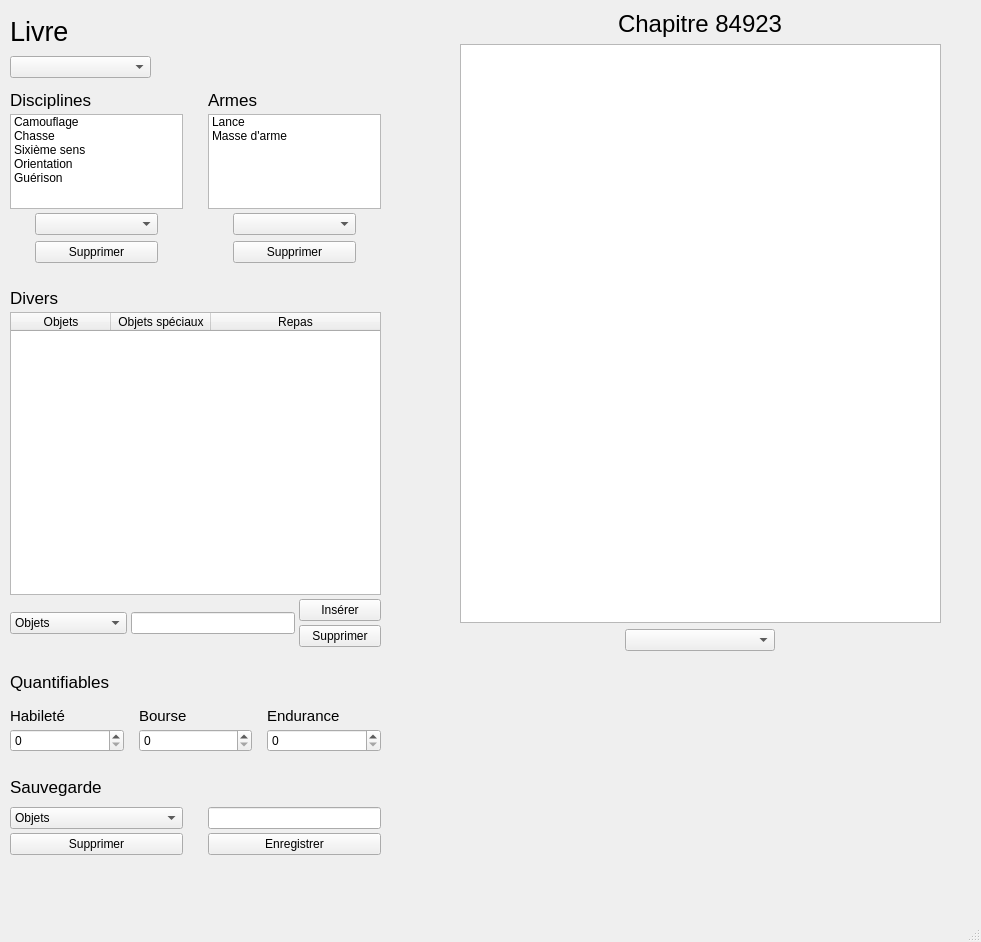
<?xml version="1.0" encoding="UTF-8"?>
<ui version="4.0">
 <class>MainWindow</class>
 <widget class="QMainWindow" name="MainWindow">
  <property name="geometry">
   <rect>
    <x>0</x>
    <y>0</y>
    <width>981</width>
    <height>942</height>
   </rect>
  </property>
  <property name="windowTitle">
   <string>MainWindow</string>
  </property>
  <widget class="QWidget" name="centralwidget">
   <property name="enabled">
    <bool>true</bool>
   </property>
   <widget class="QWidget" name="verticalLayoutWidget">
    <property name="geometry">
     <rect>
      <x>10</x>
      <y>10</y>
      <width>141</width>
      <height>68</height>
     </rect>
    </property>
    <layout class="QVBoxLayout" name="book">
     <property name="spacing">
      <number>4</number>
     </property>
     <item>
      <widget class="QLabel" name="book_label">
       <property name="font">
        <font>
         <pointsize>20</pointsize>
        </font>
       </property>
       <property name="text">
        <string>Livre</string>
       </property>
       <property name="margin">
        <number>0</number>
       </property>
      </widget>
     </item>
     <item>
      <widget class="QComboBox" name="books_dropdown"/>
     </item>
    </layout>
   </widget>
   <widget class="QWidget" name="verticalLayoutWidget_2">
    <property name="geometry">
     <rect>
      <x>460</x>
      <y>10</y>
      <width>481</width>
      <height>641</height>
     </rect>
    </property>
    <layout class="QVBoxLayout" name="chapter">
     <property name="sizeConstraint">
      <enum>QLayout::SetDefaultConstraint</enum>
     </property>
     <property name="bottomMargin">
      <number>0</number>
     </property>
     <item alignment="Qt::AlignHCenter">
      <widget class="QLabel" name="chapter_label">
       <property name="font">
        <font>
         <pointsize>18</pointsize>
         <italic>false</italic>
         <bold>false</bold>
        </font>
       </property>
       <property name="focusPolicy">
        <enum>Qt::NoFocus</enum>
       </property>
       <property name="text">
        <string>Chapitre 84923</string>
       </property>
      </widget>
     </item>
     <item>
      <widget class="QTextEdit" name="chapter_text">
       <property name="readOnly">
        <bool>true</bool>
       </property>
      </widget>
     </item>
     <item alignment="Qt::AlignHCenter|Qt::AlignVCenter">
      <widget class="QComboBox" name="chapter_dropdown">
       <property name="minimumSize">
        <size>
         <width>150</width>
         <height>0</height>
        </size>
       </property>
       <property name="maximumSize">
        <size>
         <width>100</width>
         <height>16777215</height>
        </size>
       </property>
       <property name="editable">
        <bool>false</bool>
       </property>
       <property name="currentText">
        <string/>
       </property>
       <property name="placeholderText">
        <string>Aller vers un chapitre</string>
       </property>
      </widget>
     </item>
    </layout>
   </widget>
   <widget class="QWidget" name="verticalLayoutWidget_5">
    <property name="geometry">
     <rect>
      <x>10</x>
      <y>90</y>
      <width>371</width>
      <height>765</height>
     </rect>
    </property>
    <layout class="QVBoxLayout" name="fiche_aventure">
     <property name="spacing">
      <number>25</number>
     </property>
     <item>
      <layout class="QHBoxLayout" name="disciplines_armes">
       <item>
        <layout class="QVBoxLayout" name="disciplines">
         <property name="spacing">
          <number>4</number>
         </property>
         <property name="bottomMargin">
          <number>0</number>
         </property>
         <item>
          <widget class="QLabel" name="disciplines_label">
           <property name="sizePolicy">
            <sizepolicy hsizetype="Preferred" vsizetype="Fixed">
             <horstretch>0</horstretch>
             <verstretch>0</verstretch>
            </sizepolicy>
           </property>
           <property name="font">
            <font>
             <pointsize>13</pointsize>
             <bold>false</bold>
            </font>
           </property>
           <property name="text">
            <string>Disciplines</string>
           </property>
          </widget>
         </item>
         <item>
          <widget class="QListWidget" name="disciplines_list">
           <property name="sizePolicy">
            <sizepolicy hsizetype="Expanding" vsizetype="Expanding">
             <horstretch>0</horstretch>
             <verstretch>0</verstretch>
            </sizepolicy>
           </property>
           <property name="maximumSize">
            <size>
             <width>16777215</width>
             <height>95</height>
            </size>
           </property>
           <item>
            <property name="text">
             <string>Camouflage</string>
            </property>
           </item>
           <item>
            <property name="text">
             <string>Chasse</string>
            </property>
           </item>
           <item>
            <property name="text">
             <string>Sixième sens</string>
            </property>
           </item>
           <item>
            <property name="text">
             <string>Orientation</string>
            </property>
           </item>
           <item>
            <property name="text">
             <string>Guérison</string>
            </property>
           </item>
          </widget>
         </item>
         <item>
          <layout class="QVBoxLayout" name="disciplines_actions" stretch="0,0">
           <property name="spacing">
            <number>6</number>
           </property>
           <property name="leftMargin">
            <number>25</number>
           </property>
           <property name="rightMargin">
            <number>25</number>
           </property>
           <item>
            <widget class="QComboBox" name="disciplines_dropdown">
             <property name="editable">
              <bool>false</bool>
             </property>
             <property name="currentText">
              <string/>
             </property>
             <property name="placeholderText">
              <string>Ajouter</string>
             </property>
            </widget>
           </item>
           <item>
            <widget class="QPushButton" name="disciplines_suppr_btn">
             <property name="text">
              <string>Supprimer</string>
             </property>
            </widget>
           </item>
          </layout>
         </item>
        </layout>
       </item>
       <item>
        <layout class="QVBoxLayout" name="armes">
         <property name="spacing">
          <number>4</number>
         </property>
         <item>
          <widget class="QLabel" name="armes_label">
           <property name="sizePolicy">
            <sizepolicy hsizetype="Preferred" vsizetype="Fixed">
             <horstretch>0</horstretch>
             <verstretch>0</verstretch>
            </sizepolicy>
           </property>
           <property name="font">
            <font>
             <pointsize>13</pointsize>
             <bold>false</bold>
            </font>
           </property>
           <property name="text">
            <string>Armes</string>
           </property>
          </widget>
         </item>
         <item>
          <widget class="QListWidget" name="armes_list">
           <property name="enabled">
            <bool>true</bool>
           </property>
           <property name="sizePolicy">
            <sizepolicy hsizetype="Expanding" vsizetype="Expanding">
             <horstretch>0</horstretch>
             <verstretch>0</verstretch>
            </sizepolicy>
           </property>
           <property name="maximumSize">
            <size>
             <width>30012</width>
             <height>95</height>
            </size>
           </property>
           <item>
            <property name="text">
             <string>Lance</string>
            </property>
           </item>
           <item>
            <property name="text">
             <string>Masse d'arme</string>
            </property>
           </item>
          </widget>
         </item>
         <item>
          <layout class="QVBoxLayout" name="armes_actions" stretch="0,0">
           <property name="spacing">
            <number>6</number>
           </property>
           <property name="leftMargin">
            <number>25</number>
           </property>
           <property name="rightMargin">
            <number>25</number>
           </property>
           <item>
            <widget class="QComboBox" name="armes_dropdown">
             <property name="editable">
              <bool>false</bool>
             </property>
             <property name="currentText">
              <string/>
             </property>
             <property name="placeholderText">
              <string comment="Ajouter" extracomment="Ajouter">Ajouter</string>
             </property>
            </widget>
           </item>
           <item>
            <widget class="QPushButton" name="armes_suppr_btn">
             <property name="text">
              <string>Supprimer</string>
             </property>
            </widget>
           </item>
          </layout>
         </item>
        </layout>
       </item>
      </layout>
     </item>
     <item>
      <layout class="QVBoxLayout" name="divers">
       <property name="spacing">
        <number>4</number>
       </property>
       <property name="bottomMargin">
        <number>0</number>
       </property>
       <item>
        <widget class="QLabel" name="divers_label">
         <property name="font">
          <font>
           <pointsize>13</pointsize>
           <bold>false</bold>
          </font>
         </property>
         <property name="text">
          <string>Divers</string>
         </property>
        </widget>
       </item>
       <item>
        <widget class="QTableWidget" name="divers_table">
         <property name="maximumSize">
          <size>
           <width>452</width>
           <height>16777215</height>
          </size>
         </property>
         <property name="sortingEnabled">
          <bool>false</bool>
         </property>
         <attribute name="horizontalHeaderVisible">
          <bool>true</bool>
         </attribute>
         <attribute name="horizontalHeaderCascadingSectionResizes">
          <bool>false</bool>
         </attribute>
         <attribute name="horizontalHeaderMinimumSectionSize">
          <number>39</number>
         </attribute>
         <attribute name="horizontalHeaderDefaultSectionSize">
          <number>100</number>
         </attribute>
         <attribute name="horizontalHeaderHighlightSections">
          <bool>true</bool>
         </attribute>
         <attribute name="horizontalHeaderStretchLastSection">
          <bool>true</bool>
         </attribute>
         <attribute name="verticalHeaderStretchLastSection">
          <bool>false</bool>
         </attribute>
         <column>
          <property name="text">
           <string>Objets</string>
          </property>
         </column>
         <column>
          <property name="text">
           <string>Objets spéciaux</string>
          </property>
         </column>
         <column>
          <property name="text">
           <string>Repas</string>
          </property>
         </column>
        </widget>
       </item>
       <item>
        <layout class="QHBoxLayout" name="divers_actions" stretch="1,2,1">
         <item>
          <widget class="QComboBox" name="divers_combo">
           <item>
            <property name="text">
             <string>Objets</string>
            </property>
           </item>
           <item>
            <property name="text">
             <string>Objets spéciaux</string>
            </property>
           </item>
           <item>
            <property name="text">
             <string>Repas</string>
            </property>
           </item>
          </widget>
         </item>
         <item>
          <widget class="QLineEdit" name="divers_input"/>
         </item>
         <item>
          <layout class="QVBoxLayout" name="divers_btns">
           <item>
            <widget class="QPushButton" name="divers_insert_btn">
             <property name="text">
              <string>Insérer</string>
             </property>
            </widget>
           </item>
           <item>
            <widget class="QPushButton" name="divers_suppr_btn">
             <property name="text">
              <string>Supprimer</string>
             </property>
            </widget>
           </item>
          </layout>
         </item>
        </layout>
       </item>
      </layout>
     </item>
     <item>
      <layout class="QVBoxLayout" name="quantifiables" stretch="0,0">
       <property name="spacing">
        <number>15</number>
       </property>
       <item>
        <widget class="QLabel" name="quantifiables_label">
         <property name="font">
          <font>
           <pointsize>13</pointsize>
           <bold>false</bold>
          </font>
         </property>
         <property name="text">
          <string>Quantifiables</string>
         </property>
        </widget>
       </item>
       <item>
        <layout class="QHBoxLayout" name="compteurs">
         <item>
          <layout class="QVBoxLayout" name="habilete">
           <property name="spacing">
            <number>4</number>
           </property>
           <item>
            <widget class="QLabel" name="habilete_label">
             <property name="font">
              <font>
               <pointsize>11</pointsize>
               <bold>false</bold>
              </font>
             </property>
             <property name="text">
              <string>Habileté</string>
             </property>
            </widget>
           </item>
           <item>
            <widget class="QSpinBox" name="habilete_counter"/>
           </item>
          </layout>
         </item>
         <item>
          <layout class="QVBoxLayout" name="bourse">
           <property name="spacing">
            <number>4</number>
           </property>
           <item>
            <widget class="QLabel" name="bourse_label">
             <property name="font">
              <font>
               <pointsize>11</pointsize>
               <bold>false</bold>
              </font>
             </property>
             <property name="text">
              <string>Bourse</string>
             </property>
            </widget>
           </item>
           <item>
            <widget class="QSpinBox" name="bourse_counter"/>
           </item>
          </layout>
         </item>
         <item>
          <layout class="QVBoxLayout" name="endurance">
           <property name="spacing">
            <number>4</number>
           </property>
           <item>
            <widget class="QLabel" name="endurance_label">
             <property name="font">
              <font>
               <pointsize>11</pointsize>
               <bold>false</bold>
              </font>
             </property>
             <property name="text">
              <string>Endurance</string>
             </property>
            </widget>
           </item>
           <item>
            <widget class="QSpinBox" name="endurance_counter"/>
           </item>
          </layout>
         </item>
        </layout>
       </item>
      </layout>
     </item>
     <item>
      <layout class="QVBoxLayout" name="sauvegarde">
       <property name="spacing">
        <number>10</number>
       </property>
       <item>
        <widget class="QLabel" name="sauvegarde_label">
         <property name="font">
          <font>
           <pointsize>13</pointsize>
           <bold>false</bold>
          </font>
         </property>
         <property name="text">
          <string>Sauvegarde</string>
         </property>
        </widget>
       </item>
       <item>
        <layout class="QVBoxLayout" name="sauvegarde_new_actions">
         <property name="spacing">
          <number>4</number>
         </property>
         <item>
          <layout class="QHBoxLayout" name="sauvegarde_actions_middle" stretch="1,1">
           <property name="spacing">
            <number>25</number>
           </property>
           <item>
            <widget class="QComboBox" name="sauvegarde_dropdown">
             <item>
              <property name="text">
               <string>Objets</string>
              </property>
             </item>
             <item>
              <property name="text">
               <string>Objets spéciaux</string>
              </property>
             </item>
             <item>
              <property name="text">
               <string>Repas</string>
              </property>
             </item>
             <item>
              <property name="text">
               <string>Bourse</string>
              </property>
             </item>
            </widget>
           </item>
           <item>
            <widget class="QLineEdit" name="sauvegarde_field_input"/>
           </item>
          </layout>
         </item>
         <item>
          <layout class="QHBoxLayout" name="sauvegarde_actions_bottom" stretch="1,1">
           <property name="spacing">
            <number>25</number>
           </property>
           <item>
            <widget class="QPushButton" name="sauvegarde_suppr_btn">
             <property name="text">
              <string>Supprimer</string>
             </property>
            </widget>
           </item>
           <item>
            <widget class="QPushButton" name="sauvegarde_create_btn">
             <property name="text">
              <string>Enregistrer</string>
             </property>
            </widget>
           </item>
          </layout>
         </item>
        </layout>
       </item>
       <item>
        <layout class="QHBoxLayout" name="sauvegarde_actions" stretch="0,0">
         <item>
          <layout class="QVBoxLayout" name="sauvegarde_choix" stretch=""/>
         </item>
         <item>
          <layout class="QVBoxLayout" name="sauvegarde_field" stretch="">
           <property name="spacing">
            <number>6</number>
           </property>
          </layout>
         </item>
        </layout>
       </item>
      </layout>
     </item>
    </layout>
   </widget>
  </widget>
  <widget class="QMenuBar" name="menubar">
   <property name="geometry">
    <rect>
     <x>0</x>
     <y>0</y>
     <width>981</width>
     <height>21</height>
    </rect>
   </property>
  </widget>
  <widget class="QStatusBar" name="statusbar"/>
 </widget>
 <resources/>
 <connections/>
</ui>
